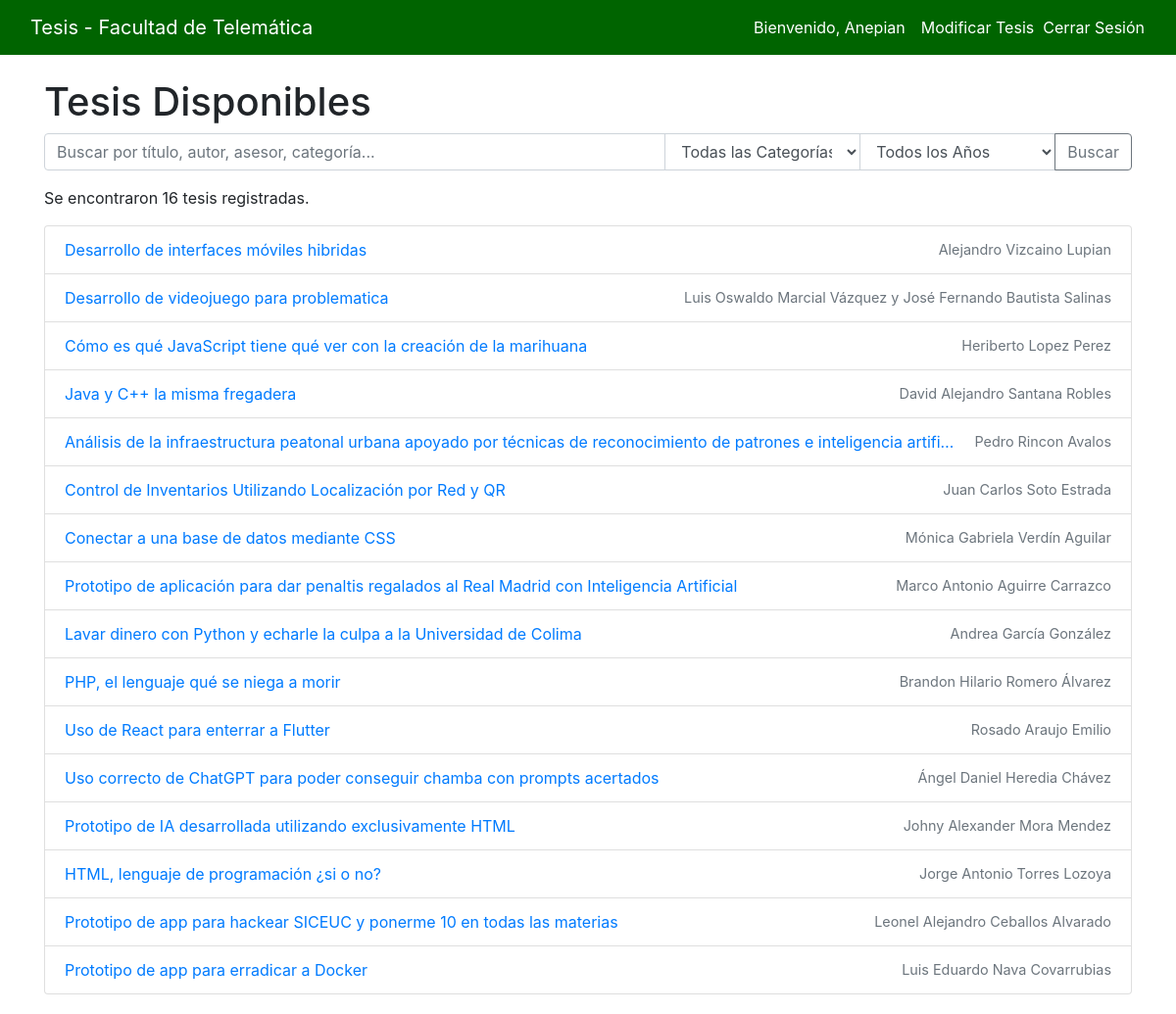
Screenshot of /theses/ (signed in) with the database file from the repository.
### tesis/models.py (models this page shows, shortened)
class Thesis(models.Model):
    CATEGORY_CHOICES = [
        ('programacion', 'Programación'),
        ('redes', 'Redes'),
        ('seguridad', 'Seguridad'),
        ('iot', 'IoT'),
        ('big_data', 'Big Data'),
        ('inteligencia_artificial', 'Inteligencia Artificial'),
    ]
    title = models.CharField(max_length=255)
    author = models.CharField(max_length=255)
    advisor = models.CharField(max_length=255)
    co_advisor = models.CharField(max_length=255, blank=True, null=True)
    year = models.IntegerField()
    category = models.CharField(max_length=50, choices=CATEGORY_CHOICES)
    summary = models.TextField()
    pdf = models.FileField(upload_to='theses/')
    visible = models.BooleanField(default=True)
    uploaded_by = models.ForeignKey(User, on_delete=models.CASCADE, default=1)  # Suponiendo que el ID del usuario administrador es 1

### tesis/views.py (the view, shortened to what this page needs)
# urls.py: path('theses/', views.visitor_view_theses, name='visitor_view_theses'),
def visitor_view_theses(request):
    query = request.GET.get('q')
    category = request.GET.get('category')
    year = request.GET.get('year')
    theses = Thesis.objects.filter(visible=True)
    if category and category != 'all':
        theses = theses.filter(category=category)
    if year and year != 'all':
        theses = theses.filter(year=year)
    categories = Thesis.objects.values_list('category', flat=True).distinct()
    years = Thesis.objects.values_list('year', flat=True).distinct().order_by('year')
    return render(request, 'tesis/visitor_view.html', {'theses': theses, 'categories': categories, 'years': years, 'selected_category': category, 'selected_year': year})

### tesis/templates/tesis/visitor_view.html (shortened to what this page needs)
{% load static %}
<!DOCTYPE html>
<html lang="es">
<head>
    <link rel="stylesheet" href="https://stackpath.bootstrapcdn.com/bootstrap/4.5.2/css/bootstrap.min.css">
    <link rel="stylesheet" href="{% static 'css/styles.css' %}">
</head>
<body>
    <nav class="navbar navbar-expand-lg navbar-custom mb-4 w-100">
        <div class="container-fluid">
            <a class="navbar-brand" href="{% url 'tesis:home' %}">Tesis - Facultad de Telemática</a>
            <div class="collapse navbar-collapse" id="navbarNav">
                <ul class="navbar-nav ml-auto">
                    {% if user.is_authenticated %}
                        <li class="nav-item">
                            <span class="nav-link">Bienvenido, {{ user.username }}</span>
                        </li>
                        <li class="nav-item">
                            <a class="nav-link" href="{% url 'tesis:upload_thesis' %}">Modificar Tesis</a>
                        </li>
                        <li class="nav-item">
                            <form method="post" action="{% url 'logout' %}" class="form-inline">
                                <button type="submit" class="btn btn-link nav-link" style="padding: 0;">Cerrar Sesión</button>
                            </form>
                        </li>
                    {% else %}
                        <li class="nav-item">
                            <a class="nav-link" href="{% url 'login' %}">Iniciar Sesión</a>
                        </li>
                    {% endif %}
                </ul>
            </div>
        </div>
    </nav>
    <div class="container">
        <h1>Tesis Disponibles</h1>
        <form method="get" action="{% url 'tesis:visitor_view_theses' %}">
            <div class="input-group mb-3">
                <input type="text" name="q" class="form-control" placeholder="Buscar por título, autor, asesor, categoría..." value="{{ request.GET.q }}">
                <select name="category" class="form-control filter-select">
                    <option value="all" {% if not selected_category or selected_category == 'all' %}selected{% endif %}>Todas las Categorías</option>
                </select>
                <select name="year" class="form-control filter-select">
                    <option value="all" {% if not selected_year or selected_year == 'all' %}selected{% endif %}>Todos los Años</option>
                </select>
                <div class="input-group-append">
                    <button class="btn btn-outline-secondary" type="submit">Buscar</button>
                </div>
            </div>
        </form>
        <p>Se encontraron {{ theses|length }} tesis registradas.</p>
        <ul class="list-group">
            {% if theses %}
                {% for thesis in theses %}
                    <li class="list-group-item thesis-item">
                        <a href="{% url 'tesis:thesis_detail' thesis.id %}" class="thesis-title">{{ thesis.title }}</a>
                        <span class="thesis-author">{{ thesis.author }}</span>
                    </li>
                {% endfor %}
            {% else %}
                <li class="list-group-item">No hay tesis disponibles.</li>
            {% endif %}
        </ul>
    </div>
</body>
</html>

### static/css/styles.css (style rules this page uses)
.navbar-custom { background-color: #006400; }
.navbar-custom .navbar-brand, .navbar-custom .nav-link { color: #ffffff; }

### tesis/templates/tesis/visitor_view.html (style rules this page uses)
.navbar-nav .nav-item { display: flex; align-items: center; }
.navbar-nav .nav-link { display: flex; align-items: center; }
.filter-select { max-width: 200px; }
.thesis-item { display: flex; justify-content: space-between; align-items: center; white-space: nowrap; overflow: hidden; text-overflow: ellipsis; }
.thesis-title { flex: 1; margin-right: 10px; white-space: nowrap; overflow: hidden; text-overflow: ellipsis; }
.thesis-author { font-size: 0.9em; color: #6c757d; white-space: nowrap; margin-left: 10px; }
.list-group { padding-bottom: 20px; }

### rows the page displays
Thesis: title "Desarrollo de interfaces móviles hibridas", author "Alejandro Vizcaino Lupian"
Thesis: title "Desarrollo de videojuego para problematica", author "Luis Oswaldo Marcial Vázquez y José Fernando Bautista Salinas"
Thesis: title "Cómo es qué JavaScript tiene qué ver con la creación de la marihuana", author "Heriberto Lopez Perez"
Thesis: title "Java y C++ la misma fregadera", author "David Alejandro Santana Robles"
Thesis: title "Análisis de la infraestructura peatonal urbana apoyado por técnicas de reconocimiento de patrones e inteligencia artifi…", author "Pedro Rincon Avalos"
Thesis: title "Control de Inventarios Utilizando Localización por Red y QR", author "Juan Carlos Soto Estrada"
Thesis: title "Conectar a una base de datos mediante CSS", author "Mónica Gabriela Verdín Aguilar"
Thesis: title "Prototipo de aplicación para dar penaltis regalados al Real Madrid con Inteligencia Artificial", author "Marco Antonio Aguirre Carrazco"
Thesis: title "Lavar dinero con Python y echarle la culpa a la Universidad de Colima", author "Andrea García González"
Thesis: title "PHP, el lenguaje qué se niega a morir", author "Brandon Hilario Romero Álvarez"
Thesis: title "Uso de React para enterrar a Flutter", author "Rosado Araujo Emilio"
Thesis: title "Uso correcto de ChatGPT para poder conseguir chamba con prompts acertados", author "Ángel Daniel Heredia Chávez"
Thesis: title "Prototipo de IA desarrollada utilizando exclusivamente HTML", author "Johny Alexander Mora Mendez"
Thesis: title "HTML, lenguaje de programación ¿si o no?", author "Jorge Antonio Torres Lozoya"
Thesis: title "Prototipo de app para hackear SICEUC y ponerme 10 en todas las materias", author "Leonel Alejandro Ceballos Alvarado"
Thesis: title "Prototipo de app para erradicar a Docker", author "Luis Eduardo Nava Covarrubias"

### other values shown
{{ user.username }} "Anepian"
{{ theses|length }} "16"
